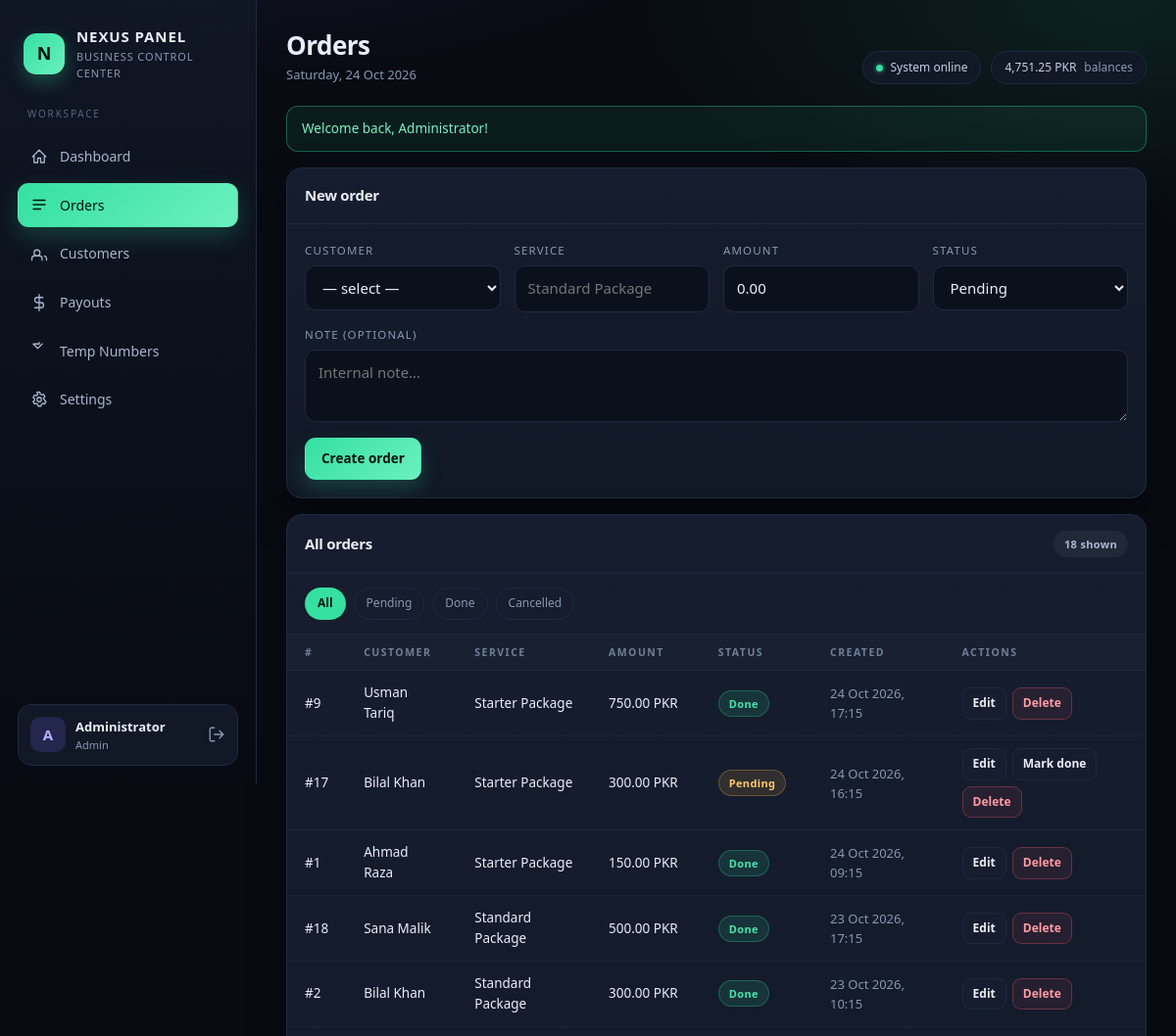
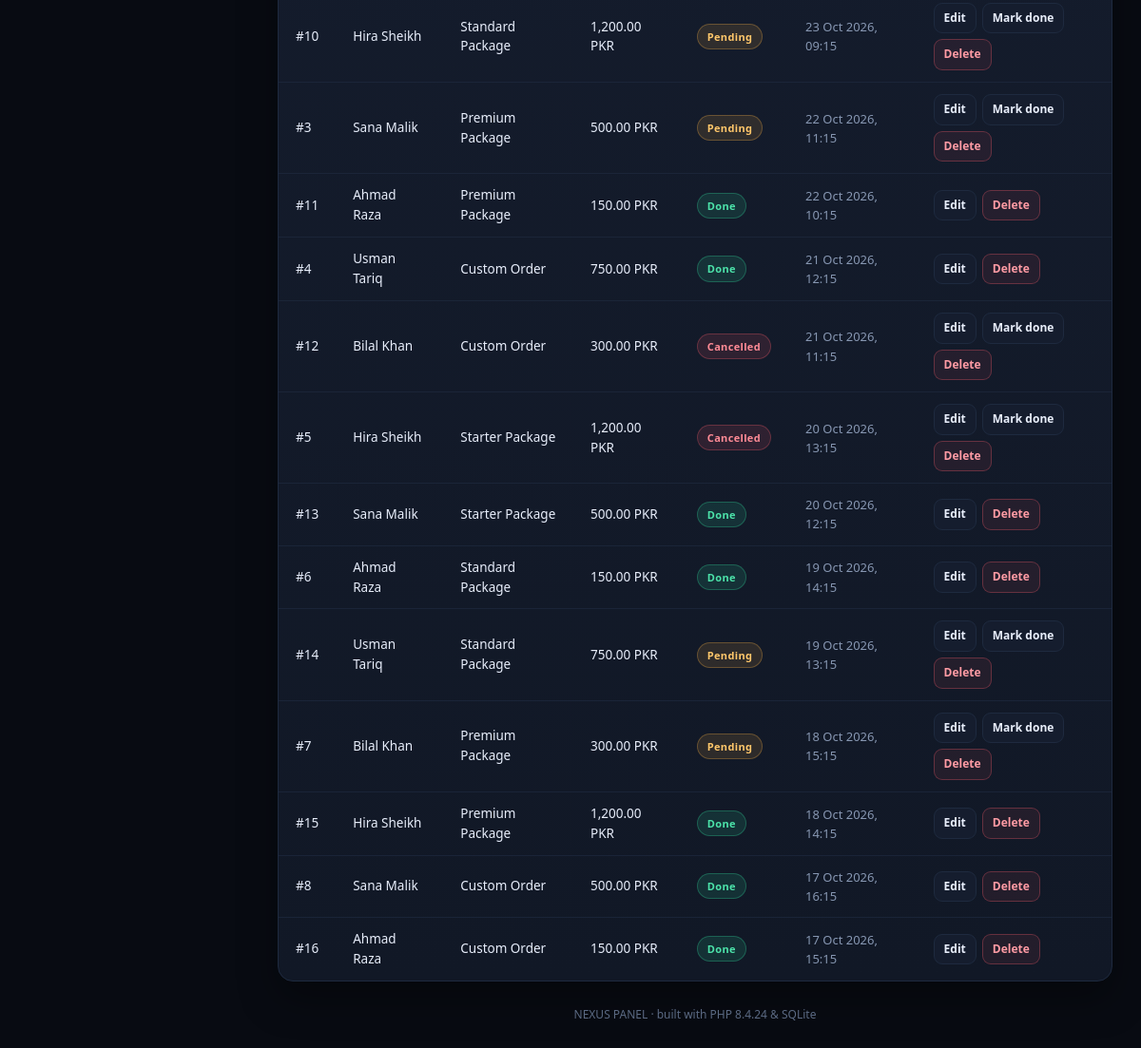
Screenshot of /orders.php (signed in) with the database file from the repository (2 pictures, top to bottom).
### tables this page shows
CREATE TABLE users (
            id            INTEGER PRIMARY KEY AUTOINCREMENT,
            name          TEXT    NOT NULL,
            email         TEXT    NOT NULL UNIQUE,
            password_hash TEXT    NOT NULL,
            role          TEXT    NOT NULL DEFAULT "admin",
            created_at    TEXT    NOT NULL
        );

CREATE TABLE orders (
            id          INTEGER PRIMARY KEY AUTOINCREMENT,
            customer_id INTEGER NOT NULL,
            service     TEXT    NOT NULL,
            amount      REAL    NOT NULL DEFAULT 0,
            status      TEXT    NOT NULL DEFAULT "pending",
            note        TEXT    NOT NULL DEFAULT "",
            created_at  TEXT    NOT NULL,
            FOREIGN KEY (customer_id) REFERENCES customers (id) ON DELETE CASCADE
        );

CREATE TABLE customers (
            id         INTEGER PRIMARY KEY AUTOINCREMENT,
            name       TEXT    NOT NULL,
            phone      TEXT    NOT NULL DEFAULT "",
            email      TEXT    NOT NULL DEFAULT "",
            balance    REAL    NOT NULL DEFAULT 0,
            created_at TEXT    NOT NULL
        );

### inc/db.php (called while the page is built, shortened)
<?php
function db(): PDO
{
    static $pdo = null;
    if ($pdo instanceof PDO) {
        return $pdo;
    }
    $dir = BASE_PATH . '/data';
    $pdo = new PDO('sqlite:' . $dir . '/panel.sqlite');
    $pdo->setAttribute(PDO::ATTR_ERRMODE, PDO::ERRMODE_EXCEPTION);
    $pdo->setAttribute(PDO::ATTR_DEFAULT_FETCH_MODE, PDO::FETCH_ASSOC);
    $pdo->exec('PRAGMA foreign_keys = ON');
    db_seed($pdo);
    return $pdo;
}
function db_seed(PDO $pdo): void
{
    $count = (int) $pdo->query('SELECT COUNT(*) FROM users')->fetchColumn();
    if ($count > 0) {
        return;
    }
}

### inc/functions.php (called while the page is built, shortened)
<?php
function e(?string $value): string
{
    return htmlspecialchars((string) $value, ENT_QUOTES | ENT_SUBSTITUTE, 'UTF-8');
}
function money(float $amount): string
{
    return number_format($amount, 2) . ' ' . setting('currency', 'PKR');
}
function setting(string $key, string $default = ''): string
{
    static $cache = null;
    if ($cache === null) {
        $cache = [];
        foreach (db()->query('SELECT key, value FROM settings') as $row) {
            $cache[$row['key']] = $row['value'];
        }
    }
    return $cache[$key] ?? $default;
}
function take_flash(): array
{
    $items = $_SESSION['flash'] ?? [];
    return $items;
}
function current_user(): ?array
{
    static $user = null;
    if ($user !== null) {
        return $user;
    }
    $id = $_SESSION['user_id'] ?? null;
    $stmt = db()->prepare('SELECT id, name, email, role FROM users WHERE id = :id');
    $stmt->execute([':id' => $id]);
    $row = $stmt->fetch();
    $user = $row ?: null;
    return $user;
}
function require_login(): void
{
    if (!current_user()) {
        redirect('login.php');
    }
}
function orders_all(?string $status = null): array
{
    $sql = 'SELECT o.*, c.name AS customer_name
            FROM orders o
            JOIN customers c ON c.id = o.customer_id';
    $params = [];
    $sql .= ' ORDER BY o.created_at DESC, o.id DESC';
    $stmt = db()->prepare($sql);
    $stmt->execute($params);
    return $stmt->fetchAll();
}
function stats(): array
{
    $pdo = db();
    $today = date('Y-m-d');
    $ordersToday = (int) $pdo
        ->query("SELECT COUNT(*) FROM orders WHERE date(created_at) = '$today'")
        ->fetchColumn();
    $ordersTotal = (int) $pdo->query('SELECT COUNT(*) FROM orders')->fetchColumn();
    $revenue = (float) $pdo
        ->query("SELECT COALESCE(SUM(amount), 0) FROM orders WHERE status = 'done'")
        ->fetchColumn();
    $payoutsPending = (float) $pdo
        ->query("SELECT COALESCE(SUM(amount), 0) FROM payouts WHERE status = 'pending'")
        ->fetchColumn();
    $customers = (int) $pdo->query('SELECT COUNT(*) FROM customers')->fetchColumn();
    $balances = (float) $pdo->query('SELECT COALESCE(SUM(balance), 0) FROM customers')->fetchColumn();
    return [
        'orders_today'    => $ordersToday,
        'orders_total'    => $ordersTotal,
        'revenue'         => $revenue,
        'payouts_pending' => $payoutsPending,
        'customers'       => $customers,
        'balances'        => $balances,
    ];
}

### orders.php (the view, shortened to what this page needs)
<?php
require_login();
$statuses = ['pending', 'done', 'cancelled'];
$editing = null;
$filter = (string) ($_GET['status'] ?? '');
$orders = orders_all($filter);
require __DIR__ . '/inc/layout.php';
render_header('orders', 'Orders');
?>
<section class="section">
    <div class="section-head">
        <h2><?= $editing ? 'Edit order #' . e((string) $editing['id']) : 'New order' ?></h2>
    </div>
    <div class="section-body">
        <form method="post">
            <div class="form-row">
                <div class="field">
                    <label for="customer_id">Customer</label>
                    <select id="customer_id" name="customer_id" required>
                        <option value="">— select —</option>
                    </select>
                </div>
                <div class="field">
                    <label for="service">Service</label>
                    <input id="service" name="service" value="<?= e($editing['service'] ?? '') ?>" placeholder="Standard Package" required>
                </div>
                <div class="field">
                    <label for="amount">Amount</label>
                    <input id="amount" name="amount" type="number" step="0.01" min="0" value="<?= e((string) ($editing['amount'] ?? '0.00')) ?>" required>
                </div>
                <div class="field">
                    <label for="status">Status</label>
                    <select id="status" name="status">
                        <?php foreach ($statuses as $st): ?>
                            <option value="<?= e($st) ?>" <?= ($editing['status'] ?? 'pending') === $st ? 'selected' : '' ?>>
                                <?= e(ucfirst($st)) ?>
                            </option>
                        <?php endforeach; ?>
                    </select>
                </div>
            </div>
            <div class="field" style="margin-top:14px">
                <label for="note">Note (optional)</label>
                <textarea id="note" name="note" placeholder="Internal note…"><?= e($editing['note'] ?? '') ?></textarea>
            </div>
            <div class="form-actions">
                <button class="btn btn-primary" type="submit"><?= $editing ? 'Save changes' : 'Create order' ?></button>
            </div>
        </form>
    </div>
</section>
<section class="section" style="margin-top:16px">
    <div class="section-head">
        <h2>All orders</h2>
        <span class="badge badge-neutral"><?= e((string) count($orders)) ?> shown</span>
    </div>
    <div class="filters">
        <a class="chip <?= $filter === '' ? 'is-active' : '' ?>" href="orders.php">All</a>
        <?php foreach ($statuses as $st): ?>
            <a class="chip <?= $filter === $st ? 'is-active' : '' ?>" href="orders.php?status=<?= e($st) ?>">
                <?= e(ucfirst($st)) ?>
            </a>
        <?php endforeach; ?>
    </div>
    <?php if (!$orders): ?>
        <div class="empty">No orders found for this filter.</div>
    <?php else: ?>
        <table>
            <thead>
                <tr><th>#</th><th>Customer</th><th>Service</th><th>Amount</th><th>Status</th><th>Created</th><th>Actions</th></tr>
            </thead>
            <tbody>
            <?php foreach ($orders as $o): ?>
                <tr>
                    <td class="num">#<?= e((string) $o['id']) ?></td>
                    <td><?= e($o['customer_name']) ?></td>
                    <td><?= e($o['service']) ?></td>
                    <td class="num"><?= e(money((float) $o['amount'])) ?></td>
                    <td><span class="badge badge-<?= e($o['status']) ?>"><?= e(ucfirst($o['status'])) ?></span></td>
                    <td class="muted"><?= e(date('d M Y, H:i', strtotime($o['created_at']))) ?></td>
                    <td>
                        <div class="actions">
                            <a class="btn btn-xs" href="orders.php?edit=<?= e((string) $o['id']) ?>">Edit</a>
                            <?php if ($o['status'] !== 'done'): ?>
                                <form class="inline-form" method="post">
                                    <button class="btn btn-xs" type="submit">Mark done</button>
                                </form>
                            <?php endif; ?>
                            <form class="inline-form" method="post" onsubmit="return confirm('Delete order #<?= e((string) $o['id']) ?>?');">
                                <button class="btn btn-xs btn-danger" type="submit">Delete</button>
                            </form>
                        </div>
                    </td>
                </tr>
            <?php endforeach; ?>
            </tbody>
        </table>
    <?php endif; ?>
</section>
<?php render_footer(); ?>

### inc/layout.php (shortened to what this page needs)
<?php
function render_header(string $active, string $title): void
{
    $user = current_user();
    $site = setting('site_name', 'NEXUS PANEL');
    $nav = [
        'dashboard' => ['Dashboard', 'M3 12l9-9 9 9M5 10v10h5v-6h4v6h5V10'],
        'orders'    => ['Orders',    'M4 6h16M4 12h16M4 18h10'],
        'customers' => ['Customers', 'M16 21v-2a4 4 0 00-4-4H6a4 4 0 00-4 4v2M9 7a4 4 0 100 8 4 4 0 000-8zm13 14v-2a4 4 0 00-3-3.87'],
        'payouts'   => ['Payouts',   'M12 1v22M17 5H9.5a3.5 3.5 0 000 7h5a3.5 3.5 0 010 7H6'],
        'numbers'   => ['Temp Numbers', 'M12 1v2H4l6 6 6-6'],
        'settings'  => ['Settings',  'M12 15a3 3 0 100-6 3 3 0 000 6zm7.4-3a7.4 7.4 0 01-.1 1.2l2 1.6-2 3.4-2.4-1a7.5 7.5 0 01-2 1.2l-.4 2.6h-4l-.4-2.6a7.5 7.5 0 01-2-1.2l-2.4 1-2-3.4 2-1.6a7.4 7.4 0 010-2.4l-2-1.6 2-3.4 2.4 1a7.5 7.5 0 012-1.2L9 2h4l.4 2.6a7.5 7.5 0 012 1.2l2.4-1 2 3.4-2 1.6c.06.4.1.8.1 1.2z'],
    ];
    ?>
<!DOCTYPE html>
<html lang="en">
<head>
<link rel="stylesheet" href="assets/app.css">
</head>
<body>
<div class="shell">
    <aside class="sidebar">
        <div class="brand">
            <div class="brand-mark">N</div>
            <div>
                <div class="brand-name"><?= e($site) ?></div>
                <div class="brand-sub"><?= e(setting('tagline', 'Control Center')) ?></div>
            </div>
        </div>
        <nav class="nav">
            <div class="nav-label">Workspace</div>
            <?php foreach ($nav as $key => [$label, $path]): ?>
            <a class="nav-item <?= $active === $key ? 'is-active' : '' ?>" href="<?= e($key) ?>.php">
                <svg viewBox="0 0 24 24" aria-hidden="true"><path d="<?= e($path) ?>"/></svg>
                <span><?= e($label) ?></span>
            </a>
            <?php endforeach; ?>
        </nav>
        <div class="sidebar-foot">
            <div class="avatar"><?= e(strtoupper(substr((string) ($user['name'] ?? 'A'), 0, 1))) ?></div>
            <div class="who">
                <div class="who-name"><?= e($user['name'] ?? '') ?></div>
                <div class="who-role"><?= e(ucfirst($user['role'] ?? 'admin')) ?></div>
            </div>
            <a class="logout" href="logout.php" title="Log out">
                <svg viewBox="0 0 24 24" aria-hidden="true"><path d="M9 21H5a2 2 0 01-2-2V5a2 2 0 012-2h4M16 17l5-5-5-5M21 12H9"/></svg>
            </a>
        </div>
    </aside>
    <main class="main">
        <header class="topbar">
            <div>
                <h1><?= e($title) ?></h1>
                <p class="muted"><?= e(date('l, d M Y')) ?></p>
            </div>
            <div class="topbar-side">
                <span class="pill"><span class="dot"></span> System online</span>
                <span class="pill"><?= e(money((float) (stats()['balances']))) ?> <em>balances</em></span>
            </div>
        </header>
        <?php foreach (take_flash() as $f): ?>
            <div class="alert alert-<?= e($f['type']) ?>"><?= e($f['message']) ?></div>
        <?php endforeach; ?>
<?php
}
function render_footer(): void
{
    ?>
        <footer class="foot">
            <?= e(setting('site_name', 'NEXUS PANEL')) ?> &middot; built with PHP <?= e(PHP_VERSION) ?> &amp; SQLite
        </footer>
    </main>
</div>
</body>
</html>
<?php
}

### rows the page displays
users: name "A", name "Administrator", role "Admin"
orders: id "9", customer.name "Usman Tariq", service "Starter Package", amount "750.00 PKR", status "Done", created_at "24 Oct 2026, 17:15"
orders: id "17", customer.name "Bilal Khan", service "Starter Package", amount "300.00 PKR", status "Pending", created_at "24 Oct 2026, 16:15"
orders: id "1", customer.name "Ahmad Raza", service "Starter Package", amount "150.00 PKR", status "Done", created_at "24 Oct 2026, 09:15"
orders: id "18", customer.name "Sana Malik", service "Standard Package", amount "500.00 PKR", status "Done", created_at "23 Oct 2026, 17:15"
orders: id "2", customer.name "Bilal Khan", service "Standard Package", amount "300.00 PKR", status "Done", created_at "23 Oct 2026, 10:15"
orders: id "10", customer.name "Hira Sheikh", service "Standard Package", amount "1,200.00 PKR", status "Pending", created_at "23 Oct 2026, 09:15"
orders: id "3", customer.name "Sana Malik", service "Premium Package", amount "500.00 PKR", status "Pending", created_at "22 Oct 2026, 11:15"
orders: id "11", customer.name "Ahmad Raza", service "Premium Package", amount "150.00 PKR", status "Done", created_at "22 Oct 2026, 10:15"
orders: id "4", customer.name "Usman Tariq", service "Custom Order", amount "750.00 PKR", status "Done", created_at "21 Oct 2026, 12:15"
orders: id "12", customer.name "Bilal Khan", service "Custom Order", amount "300.00 PKR", status "Cancelled", created_at "21 Oct 2026, 11:15"
orders: id "5", customer.name "Hira Sheikh", service "Starter Package", amount "1,200.00 PKR", status "Cancelled", created_at "20 Oct 2026, 13:15"
orders: id "13", customer.name "Sana Malik", service "Starter Package", amount "500.00 PKR", status "Done", created_at "20 Oct 2026, 12:15"
orders: id "6", customer.name "Ahmad Raza", service "Standard Package", amount "150.00 PKR", status "Done", created_at "19 Oct 2026, 14:15"
orders: id "14", customer.name "Usman Tariq", service "Standard Package", amount "750.00 PKR", status "Pending", created_at "19 Oct 2026, 13:15"
orders: id "7", customer.name "Bilal Khan", service "Premium Package", amount "300.00 PKR", status "Pending", created_at "18 Oct 2026, 15:15"
orders: id "15", customer.name "Hira Sheikh", service "Premium Package", amount "1,200.00 PKR", status "Done", created_at "18 Oct 2026, 14:15"
orders: id "8", customer.name "Sana Malik", service "Custom Order", amount "500.00 PKR", status "Done", created_at "17 Oct 2026, 16:15"
orders: id "16", customer.name "Ahmad Raza", service "Custom Order", amount "150.00 PKR", status "Done", created_at "17 Oct 2026, 15:15"

### other values shown
$site "NEXUS PANEL"
setting('tagline', 'Control Center') "BUSINESS CONTROL CENTER"
$label "Dashboard"
$label "Orders"
$label "Customers"
$label "Payouts"
$label "Temp Numbers"
$label "Settings"
$title "Orders"
money((float) (stats()['balances'])) "4,751.25 PKR"
$f['message'] "Welcome back, Administrator!"
count($orders) "18"
$st "Pending"
$st "Done"
$st "Cancelled"
